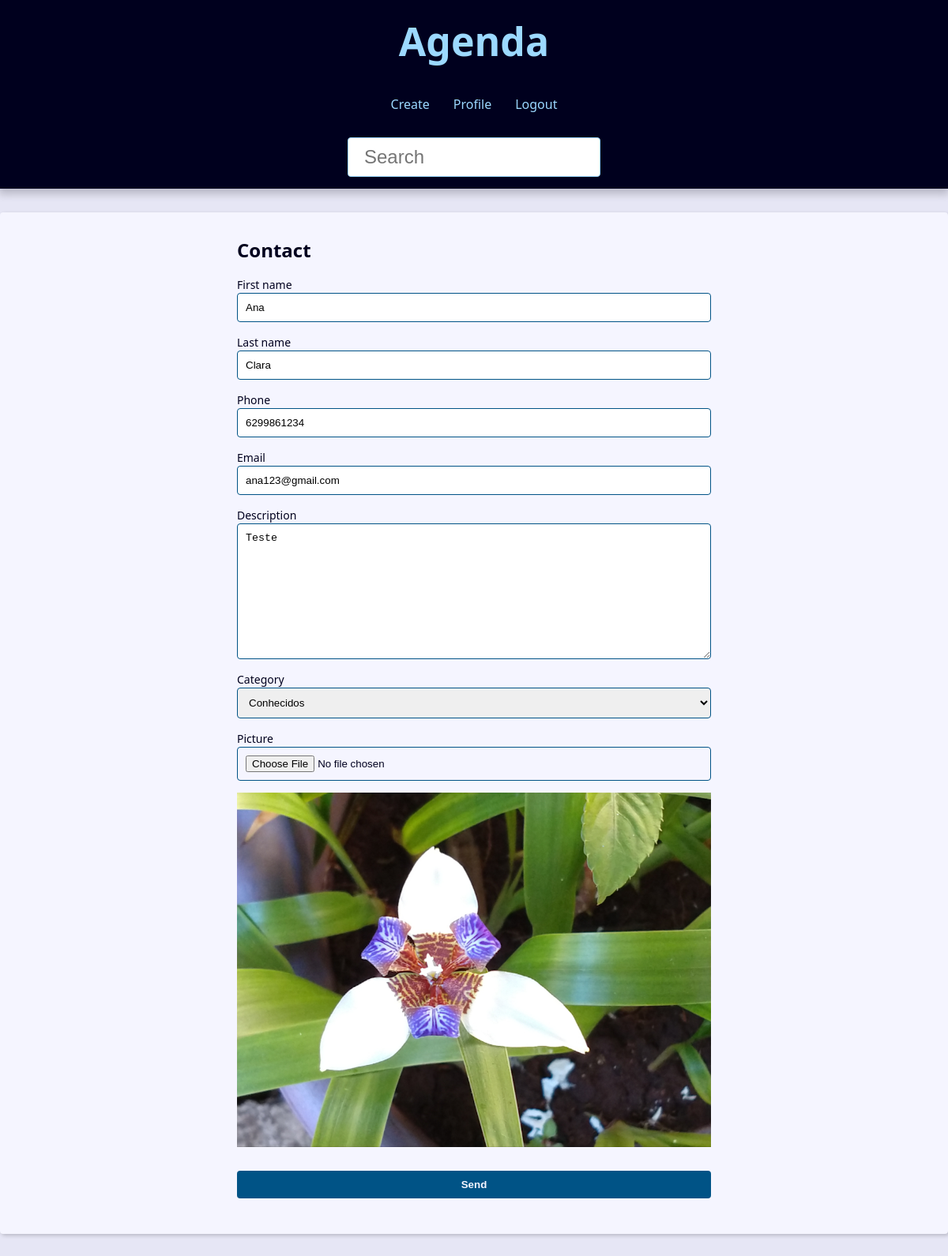
The page /contact/1008/update/ (signed in) on the database its author committed.
### contact/models.py (models this page shows, shortened)
class Contact(models.Model):
    first_name = models.CharField(max_length=50)
    last_name = models.CharField(max_length=50, blank=True)
    phone = models.CharField(max_length=50)
    email = models.EmailField(max_length=254, blank=True)
    created_date = models.DateTimeField(default=timezone.now)
    description = models.TextField(blank=True)
    show = models.BooleanField(default=True)
    picture = models.ImageField(blank=True, null=True, upload_to='pictures/%Y/%m/')
    category = models.ForeignKey(
        Category,
        on_delete=models.SET_NULL,
        blank=True, null=True
    )
    owner = models.ForeignKey(
        User,
        on_delete=models.SET_NULL,
        blank=True, null=True
    )

### contact/views/contact_forms.py (the view, shortened to what this page needs)
# urls.py: path('contact/<int:contact_id>/update/', views.update, name='update'),
@login_required(login_url='contact:login')
def update(request, contact_id):
    contact = get_object_or_404(
        Contact, pk=contact_id, show=True
    )
    if contact.owner != request.user and not request.user.is_staff \
            and not request.user.is_superuser:
        return redirect('contact:index')  # Ou exiba uma mensagem de erro
    form_action = reverse('contact:update', args=(contact_id,))
    context = {
        'form': ContactForm(instance=contact),
        'form_action': form_action,
    }
    return render(
        request,
        'contact/create.html',
        context
    )

### contact/forms.py (shortened to what this page needs)
class ContactForm(forms.ModelForm):
    picture = forms.ImageField(
        widget=forms.FileInput(
            attrs={
                'accept': 'image/*',
            }
        ),
        required=False
    )
    class Meta:
        model = models.Contact
        fields = (
            'first_name', 'last_name', 'phone',
            'email', 'description', 'category',
            'picture',
        )

### contact/models.py (called while the page is built)
    def __str__(self) -> str:
        return self.name

### contact/templates/contact/create.html (shortened to what this page needs)
{% extends 'global/base.html' %}
{% block content %}
  <div class="form-wrapper">
    <h2>Contact</h2>
    <form
      action="{{ form_action }}"
      method="POST"
      enctype="multipart/form-data"
    >
      <div class="form-content">
        {% for field in form %}
          <div class="form-group">
            <label for="{{ field.id_for_label }}">{{ field.label }}</label>
            {{ field }}
          </div>
          {% if field.name == 'picture' and field.value %}
            {% if field.value.url %}
              <div class="form-group">
                <img src="{{ field.value.url }}" alt="">
              </div>
            {% endif %}
          {% endif %}
        {% endfor %}
      </div>
      <div class="form-content">
        <div class="form-group">
          <button class="btn" type="submit">Send</button>
        </div>
      </div>
    </form>
  </div>
{% endblock content %}

### base_static/global/css/style.css (style rules this page uses)
:root { --spacing: 1.5rem; --link-dark-color: rgb(0, 83, 134); --link-light-color: rgb(156, 217, 255); --clr-white: rgb(245, 245, 255); --clr-black: rgb(0, 0, 30); --clr-light-gray: rgb(230, 230, 245); --clr-dark-shadow-5: rgba(0, 0, 10, 5%); --clr-dark-shadow-10: rgba(0, 0, 10, 10%); --clr-dark-shadow-20: rgba(0, 0, 10, 20%); --clr-light-shadow-5: rgba(200, 200, 255, 5%); --clr-light-shadow-10: rgba(200, 200, 255, 10%); --clr-light-shadow-20: rgba(200, 200, 255, 20%); --main-page-width: 120rem; --table-min-width: 60rem; --biggest-font-size: 5rem; --bigger-font-size: 4rem; --big-font-size: 3.2rem; --medium-font-size: 2.4rem; --small-font-size: 1.6rem; --smaller-font-size: 1.4rem; --smallest-font-size: 1.2rem; --transition-fast: 300ms; --transition-medium: 600ms; --transition-slow: 1s; --default-border-radius: 4px; }
*, *::before, *::after { margin: 0; padding: 0; box-sizing: border-box; }
html { font-size: 62.5%; }
body { font-family: system-ui, -apple-system, BlinkMacSystemFont, 'Segoe UI', Roboto, Oxygen, Ubuntu, Cantarell, 'Open Sans', 'Helvetica Neue', sans-serif; line-height: 1.5; font-size: var(--small-font-size); color: var(--clr-black); -webkit-font-smoothing: antialiased; background: var(--clr-light-gray); }
img, svg { display: block; max-width: 100%; }
.form-wrapper { max-width: 60rem; margin: var(--spacing) auto; }
.form-content { margin: var(--spacing) 0; }
.form-group { display: flex; flex-direction: column; padding-bottom: var(--spacing); }
.form-group input, .form-group textarea, .form-group select { padding: 1rem; border-radius: var(--default-border-radius); border: 1px solid var(--link-dark-color); }
.form-group label { font-size: var(--smaller-font-size); }
.btn { background-color: var(--link-dark-color); color: var(--clr-white); font-weight: bold; border: none; padding: 1rem 2rem; border-radius: var(--default-border-radius); cursor: pointer; transition: filter var(--transition-fast) ease-in-out; }

### rows shown on the page
Contact: form "Ana" "Clara" "6299861234" "ana123@gmail.com" "Teste" "Conhecidos"

### other values the page prints
{{ field.label }} "First name" "Last name" "Phone" "Email" "Description" "Category" "Picture"
